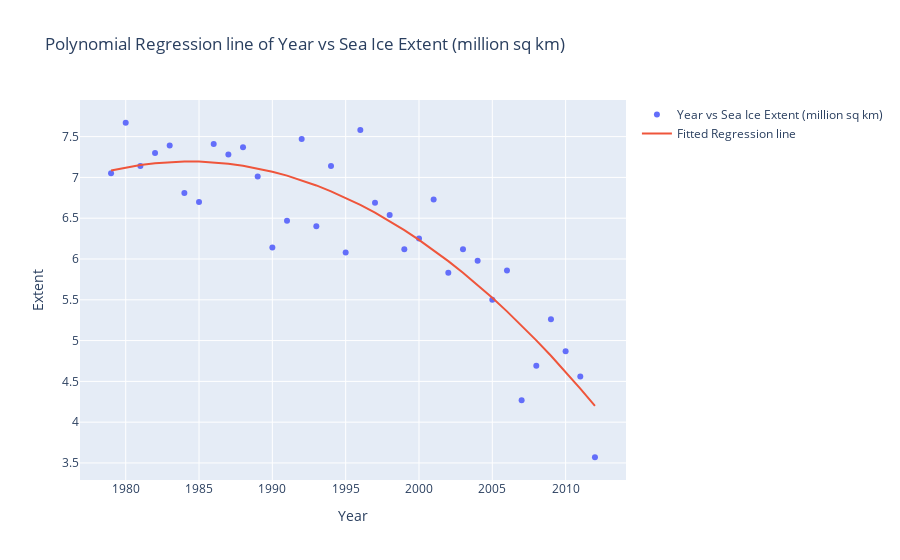

Write notebook code for a chart like this one.
### Markdown cell above
So we can see that our quadratic predication equation is now:
$$
\hat{\text{Extent}} = -0.0039\text{Year}^2 + 0.0417\text{Year} + 7.09 
$$

In the P>|t| column, we see that YearAdj2 significantly accounts for the relationship, meaning that we can reject the null hypothesis of there being no evidence of curvature. Despite YearAdj having an non-significtive effect on the modelled relationship, when testing the terms/coefficients in polynomial models, we only consider the term of the highest order (i.e. YearAdj2). If it turned out that the highest order polynomial was insignficant, then we are safe to drop that term. This is usually referred to **hierarchical model building**.

### Code cell
plot_scatter_and_line(ice_df["Year"], ice_df["Extent"], model2.fittedvalues, "Year vs Sea Ice Extent (million sq km)", "Fitted Regression line", "Polynomial Regression line of Year vs Sea Ice Extent (million sq km)", "Year", "Extent")

### Figure 1 — Plotly figure (JSON) as saved in the notebook; plotly's stock layout.template omitted (floating-point values rounded to 4 significant figures)
{"data": [{"mode": "markers", "name": "Year vs Sea Ice Extent (million sq km)", "type": "scatter", "x": [1979, 1980, 1981, 1982, 1983, 1984, 1985, 1986, 1987, 1988, 1989, 1990, 1991, 1992, 1993, 1994, 1995, 1996, 1997, 1998, 1999, 2000, 2001, 2002, 2003, 2004, 2005, 2006, 2007, 2008, 2009, 2010, 2011, 2012], "y": [7.05, 7.67, 7.14, 7.3, 7.39, 6.81, 6.7, 7.41, 7.28, 7.37, 7.01, 6.14, 6.47, 7.47, 6.4, 7.14, 6.08, 7.58, 6.69, 6.54, 6.12, 6.25, 6.73, 5.83, 6.12, 5.98, 5.5, 5.86, 4.27, 4.69, 5.26, 4.87, 4.56, 3.57]}, {"name": "Fitted Regression line", "type": "scatter", "x": [1979, 1980, 1981, 1982, 1983, 1984, 1985, 1986, 1987, 1988, 1989, 1990, 1991, 1992, 1993, 1994, 1995, 1996, 1997, 1998, 1999, 2000, 2001, 2002, 2003, 2004, 2005, 2006, 2007, 2008, 2009, 2010, 2011, 2012], "y": [7.085, 7.123, 7.153, 7.175, 7.189, 7.196, 7.194, 7.185, 7.168, 7.143, 7.111, 7.07, 7.022, 6.966, 6.902, 6.83, 6.75, 6.663, 6.567, 6.464, 6.353, 6.235, 6.108, 5.974, 5.832, 5.682, 5.524, 5.358, 5.184, 5.003, 4.814, 4.617, 4.412, 4.2]}], "layout": {"title": {"text": "Polynomial Regression line of Year vs Sea Ice Extent (million sq km)"}, "xaxis": {"title": {"text": "Year"}}, "yaxis": {"title": {"text": "Extent"}}}}
